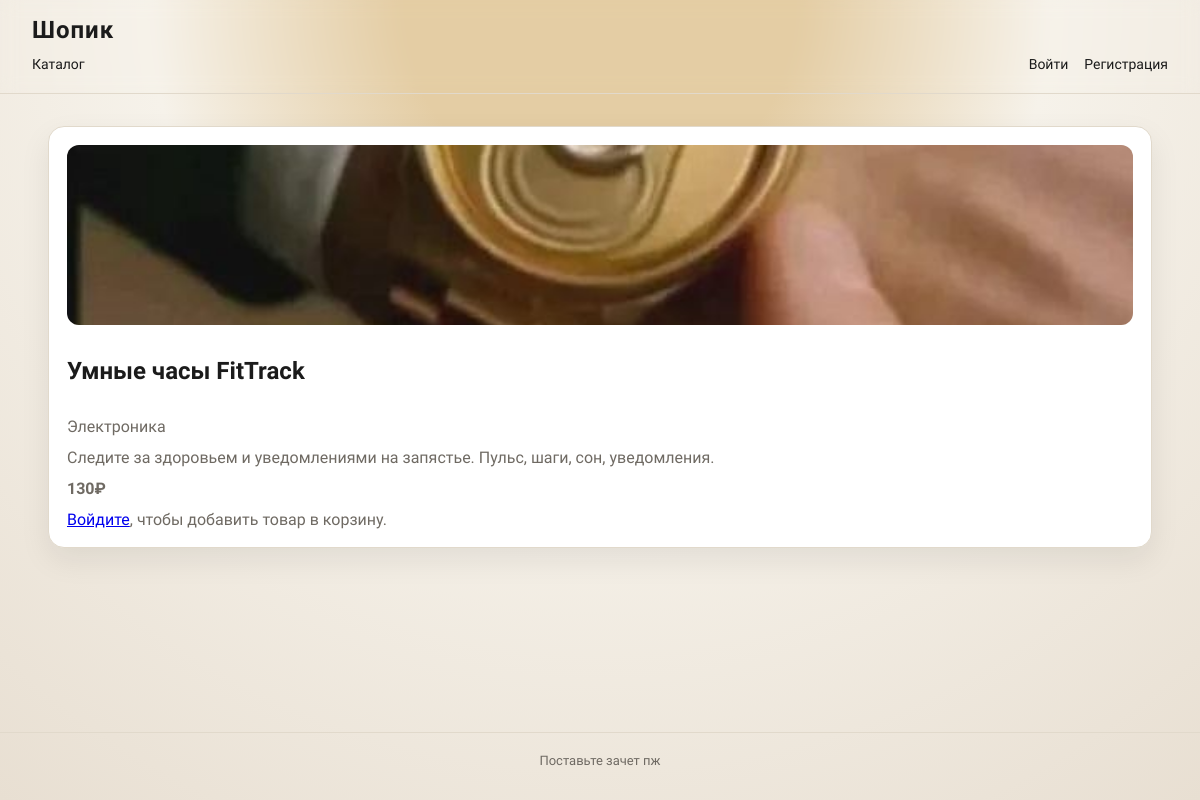
/product.php?id=13, run on the app's committed database.
### tables this page shows
CREATE TABLE products (
            id INTEGER PRIMARY KEY AUTOINCREMENT,
            category_id INTEGER NULL,
            name TEXT NOT NULL,
            description TEXT NOT NULL,
            price REAL NOT NULL,
            image_path TEXT NULL,
            is_active INTEGER NOT NULL DEFAULT 1,
            FOREIGN KEY (category_id) REFERENCES categories(id) ON DELETE SET NULL
        );

CREATE TABLE categories (
            id INTEGER PRIMARY KEY AUTOINCREMENT,
            name TEXT NOT NULL
        );

### db.php (called while the page is built, shortened)
<?php
function db(): PDO
{
    $dbPath = __DIR__ . '/data/shop.sqlite';
    $pdo = new PDO('sqlite:' . $dbPath);
    $pdo->setAttribute(PDO::ATTR_ERRMODE, PDO::ERRMODE_EXCEPTION);
    $pdo->exec('PRAGMA foreign_keys = ON');
    return $pdo;
}
function e($value): string
{
    return htmlspecialchars((string) $value, ENT_QUOTES, 'UTF-8');
}
function current_user(): ?array
{
    if (empty($_SESSION['user_id'])) {
        return null;
    }
    $stmt = db()->prepare('SELECT id, email, role FROM users WHERE id = ?');
    $stmt->execute([$_SESSION['user_id']]);
    $user = $stmt->fetch(PDO::FETCH_ASSOC) ?: null;
    $cached = $user;
    return $cached;
}
function is_logged_in(): bool
{
    return current_user() !== null;
}

### product.php (the view, shortened to what this page needs)
<?php
require_once __DIR__ . '/db.php';
$pdo = db();
$productId = (int) ($_GET['id'] ?? 0);
$stmt = $pdo->prepare(
    'SELECT p.*, c.name AS category_name
     FROM products p
     LEFT JOIN categories c ON c.id = p.category_id
     WHERE p.id = ? AND p.is_active = 1'
);
$stmt->execute([$productId]);
$product = $stmt->fetch(PDO::FETCH_ASSOC);
include __DIR__ . '/partials/header.php';
?>
<section class="card">
    <?php if ($product['image_path']): ?>
        <img class="product-image" src="<?= e($product['image_path']) ?>" alt="<?= e($product['name']) ?>">
    <?php else: ?>
        <div class="product-image"></div>
    <?php endif; ?>
    <h2><?= e($product['name']) ?></h2>
    <p><?= e($product['category_name'] ?? 'Без категории') ?></p>
    <p><?= e($product['description']) ?></p>
    <p class="price"><?= number_format((float) $product['price'], 0) ?>₽</p>
    <?php if (is_logged_in()): ?>
        <form class="inline-form" method="post" action="/cart.php">
            <input type="hidden" name="csrf_token" value="<?= e(csrf_token()) ?>">
            <input type="hidden" name="action" value="add">
            <input type="hidden" name="product_id" value="<?= (int) $product['id'] ?>">
            <input type="number" name="qty" value="1" min="1" max="99">
            <button type="submit">В корзину</button>
        </form>
    <?php else: ?>
        <p><a href="/login.php">Войдите</a>, чтобы добавить товар в корзину.</p>
    <?php endif; ?>
</section>
<?php include __DIR__ . '/partials/footer.php'; ?>

### assets/css/style.css (style rules this page uses)
:root { --bg: #f6f2ea; --bg-accent: #e8dfd2; --ink: #1b1b1b; --muted: #6f6a63; --accent: #1d5b5f; --accent-2: #c07c2d; --card: #ffffff; --line: #e1d9cb; --shadow: 0 12px 30px rgba(27, 27, 27, 0.08); }
* { box-sizing: border-box; }
body { margin: 0; font-family: 'Source Sans 3', sans-serif; color: var(--ink); background: radial-gradient(circle at top, #e4cda4 20%, var(--bg) 45%, var(--bg-accent) 100%); min-height: 100vh; }
.card { background: var(--card); border: 1px solid var(--line); border-radius: 16px; padding: 18px; box-shadow: var(--shadow); display: flex; flex-direction: column; gap: 12px; }
.card p { margin: 0; color: var(--muted); }
.card .price { font-weight: 600; }
.product-image { width: 100%; height: 180px; border-radius: 12px; object-fit: cover; background: #f1ece3; }

### data on the page
products: image_path (picture), name "Умные часы FitTrack", category.name "Электроника", description "Следите за здоровьем и уведомлениями на запястье. Пульс, шаги, сон, уведомления.", price "130"
